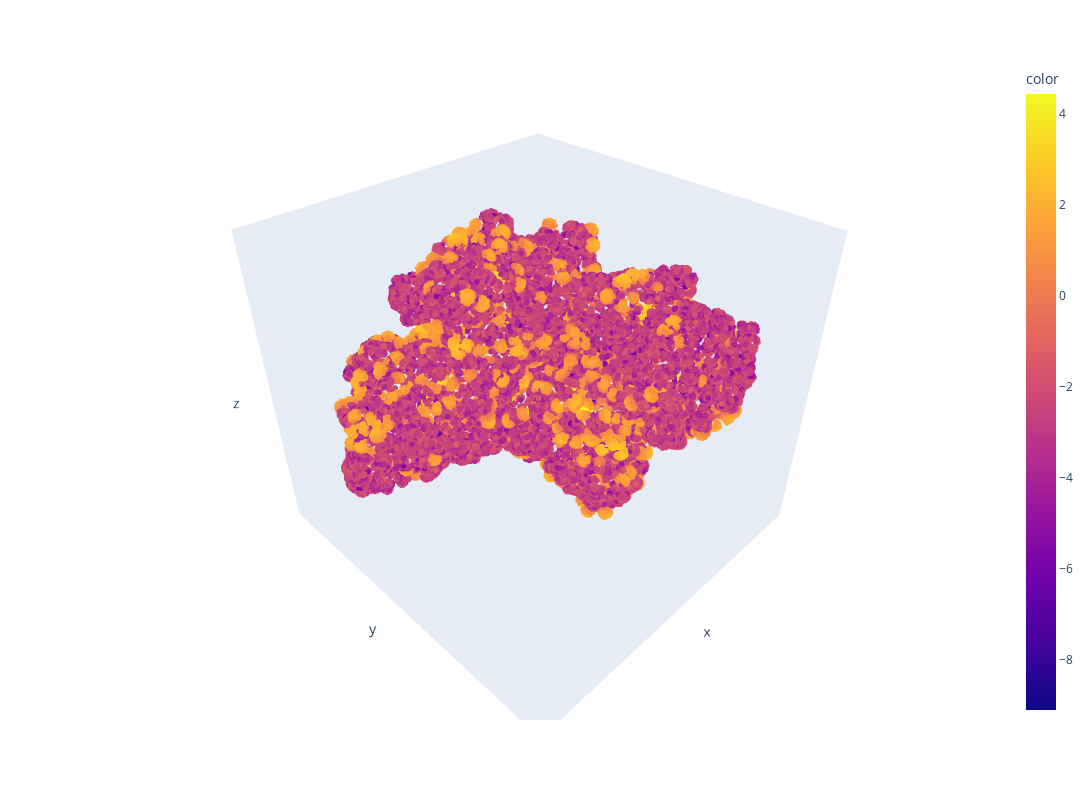

Here is the notebook cell this chart was saved with:
### Code cell
loss_col=chamfer_distance( my_vert, torch.Tensor(msms_vert),reduction=None)

fig=px.scatter_3d(x=my_vert[:,0],y=my_vert[:,1],z=my_vert[:,2], color=loss_col[0][0][:,0].log())
fig.update_traces(marker={'size': 2})
fig.update_layout(
    autosize=False, 
    width=1200, 
    height=800,
    scene = dict(
        xaxis = dict(showgrid=False, zeroline=False, showticklabels=False),
        yaxis = dict(showgrid=False, zeroline=False, showticklabels=False),
        zaxis = dict(showgrid=False, zeroline=False, showticklabels=False),
    )
)

### Figure 1 — Plotly figure (JSON) as saved in the notebook; plotly's stock layout.template omitted (floating-point values rounded to 4 significant figures; data arrays with more than 128 entries replaced by an {"elided": "..."} marker saying what was removed)
{"data": [{"hovertemplate": "x=%{x}<br>y=%{y}<br>z=%{z}<br>color=%{marker.color}<extra></extra>", "legendgroup": "", "marker": {"color": {"elided": "26426 float values"}, "coloraxis": "coloraxis", "size": 2, "symbol": "circle"}, "mode": "markers", "name": "", "scene": "scene", "showlegend": false, "type": "scatter3d", "x": {"elided": "26426 float values"}, "y": {"elided": "26426 float values"}, "z": {"elided": "26426 float values"}}], "layout": {"autosize": false, "coloraxis": {"colorbar": {"title": {"text": "color"}}, "colorscale": [[0, "#0d0887"], [0.1111, "#46039f"], [0.2222, "#7201a8"], [0.3333, "#9c179e"], [0.4444, "#bd3786"], [0.5556, "#d8576b"], [0.6667, "#ed7953"], [0.7778, "#fb9f3a"], [0.8889, "#fdca26"], [1, "#f0f921"]]}, "height": 800, "legend": {"tracegroupgap": 0}, "margin": {"t": 60}, "scene": {"domain": {"x": [0, 1], "y": [0, 1]}, "xaxis": {"showgrid": false, "showticklabels": false, "title": {"text": "x"}, "zeroline": false}, "yaxis": {"showgrid": false, "showticklabels": false, "title": {"text": "y"}, "zeroline": false}, "zaxis": {"showgrid": false, "showticklabels": false, "title": {"text": "z"}, "zeroline": false}}, "width": 1200}}
